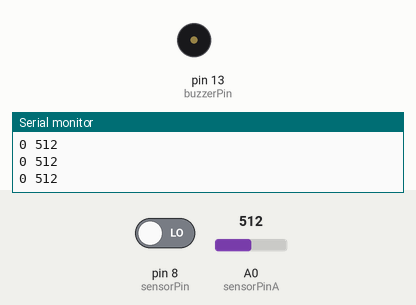
Recording of a sketch running on a simulated Arduino Uno, built with avr-gcc and run on an emulated ATmega328P. Shown: buzzer (waves = sounding, pin HIGH), the last lines printed to the serial monitor. The test bench sets the inputs (shaded band); at power-on: pin 8 (sensorPin) LOW, A0 (sensorPinA) = 512.

Above: at 1.2 s.
1.3 s: pin 8 (sensorPin) driven HIGH
At 2.3 s:
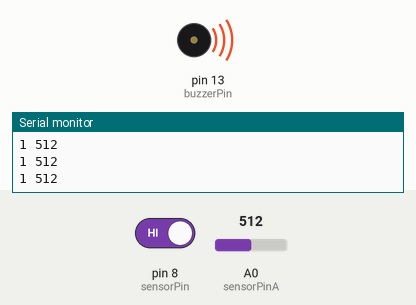
2.8 s: pin 8 (sensorPin) driven LOW
At 3.6 s:
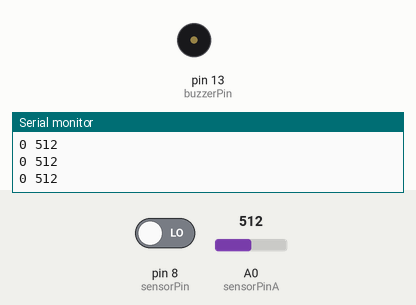
Timing chart, 0 to 5.8 s (numbered marks = the images above; inputs shaded):
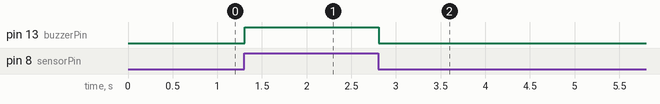

Measured:
- after the input at 1.3 s, pin 13 (buzzerPin): LOW → HIGH at once
- after the input at 2.8 s, pin 13 (buzzerPin): HIGH → LOW at once

The sketch:

tcrt5000-led.ino
```cpp
#define sensorPin 8
//#define ledPin 13
#define buzzerPin 13
#define sensorPinA A0

void setup() {
  pinMode(sensorPin, INPUT);
  pinMode(sensorPinA, INPUT);
  pinMode(buzzerPin, OUTPUT);
  Serial.begin(9600);
}

void loop() {
  int sensorValue = digitalRead(sensorPin);
  int sensorValueA = analogRead(sensorValueA);

  if (sensorValue == HIGH) {
    digitalWrite(buzzerPin, HIGH);
    Serial.println(String(1) + " " + sensorValueA);
  } else {
    digitalWrite(buzzerPin, LOW);
    Serial.println(String(0) + " " + sensorValueA);
  }

  delay(100);
}
```
